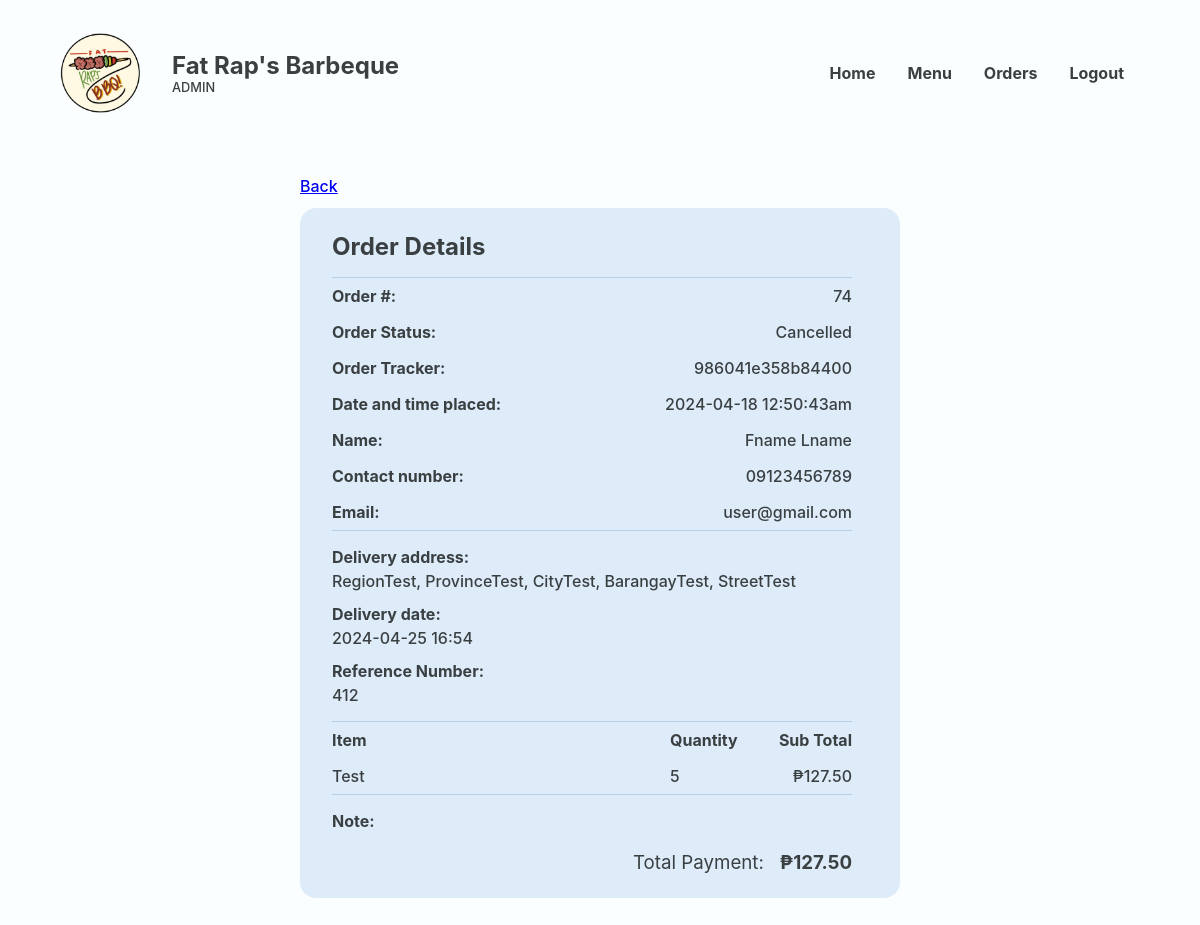
The page /Website/admin-order-details.php?PLACED_ORDER_ID=74 (signed in) on the database as committed earlier.
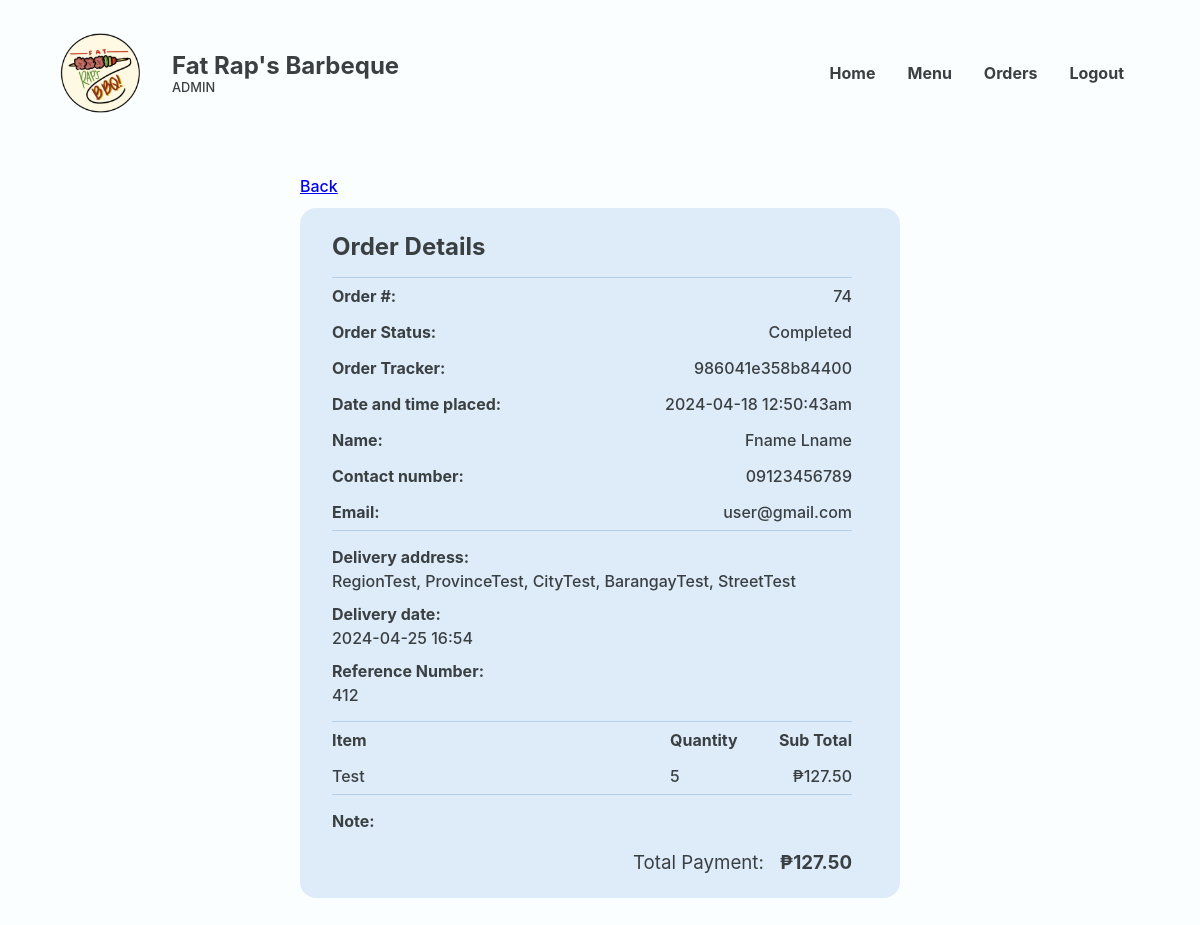
The same page on the database as committed later.
### tables this page shows
CREATE TABLE `placed_order` (
  `PLACED_ORDER_ID` int(18) UNSIGNED NOT NULL,
  `PRSN_ID` int(18) NOT NULL,
  `CUS_NAME` varchar(20) NOT NULL,
  `CUS_NUMBER` varchar(11) NOT NULL,
  `CUS_EMAIL` varchar(35) NOT NULL,
  `PLACED_ORDER_DATE` varchar(50) NOT NULL,
  `PLACED_ORDER_TOTAL` decimal(10,2) NOT NULL,
  `DELIVERY_ADDRESS` varchar(255) NOT NULL,
  `DELIVERY_DATE` varchar(50) NOT NULL,
  `PLACED_ORDER_STATUS` varchar(50) NOT NULL,
  `PLACED_ORDER_CONFIRMATION` varchar(50) NOT NULL,
  `PLACED_ORDER_TRACKER` varchar(16) NOT NULL,
  `PLACED_ORDER_NOTE` varchar(50) NOT NULL,
  `REFERENCE_NUMBER` varchar(50) NOT NULL,
  `GUEST_ORDER_IDENTIFIER` varchar(50) NOT NULL
);

CREATE TABLE `in_order` (
  `IN_ORDER_ID` int(18) UNSIGNED NOT NULL,
  `FOOD_ID` int(18) NOT NULL,
  `PRSN_ID` int(18) NOT NULL,
  `IN_ORDER_QUANTITY` int(11) NOT NULL,
  `IN_ORDER_TOTAL` decimal(10,2) NOT NULL,
  `IN_ORDER_STATUS` varchar(21) NOT NULL,
  `PLACED_ORDER_ID` int(18) UNSIGNED DEFAULT NULL,
  `GUEST_ORDER_IDENTIFIER` varchar(50) NOT NULL
);

CREATE TABLE `food` (
  `FOOD_ID` int(18) UNSIGNED NOT NULL,
  `CTGY_ID` int(18) NOT NULL,
  `FOOD_NAME` varchar(20) NOT NULL,
  `FOOD_PRICE` decimal(10,2) NOT NULL,
  `FOOD_DESC` varchar(50) NOT NULL,
  `FOOD_IMG` varchar(255) NOT NULL,
  `FOOD_STOCK` int(20) NOT NULL,
  `FOOD_ACTIVE` varchar(10) NOT NULL,
  `FOOD_TYPE` varchar(16) NOT NULL
);

### Website/admin-order-details.php (the view, shortened to what this page needs)
<?php
@include 'constants.php';
$PLACED_ORDER_ID = $_GET['PLACED_ORDER_ID'];
?>
<!DOCTYPE html>
<html lang="en">
<head>
    <link rel="stylesheet" href="header-styles.css">
    <link rel="stylesheet" href="admin-styles.css">
    <link href='https://unpkg.com/boxicons@2.1.4/css/boxicons.min.css' rel='stylesheet'>
</head>
<body>
    <header class="backend">
        <div class="header-container">
            <div class="website-title">
                <img id="logo" src="images/client-logo.png">
                <div class="text">
                    <h1>Fat Rap's Barbeque</h1>
                    <p>ADMIN</p>
                </div>
            </div>
            <ul class='menubar'>
                <li><a href="<?php echo SITEURL; ?>admin-home.php">Home</a></li>
                <li><a href="<?php echo SITEURL; ?>admin-edit-menu.php">Menu</a></li>
                <li><a href="<?php echo SITEURL; ?>admin-new-orders.php">Orders</a></li>
                <?php
                if (isset($_SESSION['prsn_id'])) {
                ?>
                    <li><a href="<?php echo SITEURL; ?>logout.php">Logout</a>
                    </li>
                <?php
                } else {
                ?>
                    <li><a href="<?php echo SITEURL; ?>login-page.php">Login</a></li>
                <?php
                }
                ?>
            </ul>
        </div>
    </header>
    <main>
        <section class="section" id="order-details">
            <div class="container">
                <div class="section-wrapper column">
                <a href="#" onclick="window.history.back();" class="back">Back</a>
                    <section class="block order-details">
                        <div class="scroll">
                            <h2>Order Details</h2>
                            <?php
                            $sql = "SELECT * FROM placed_order WHERE PLACED_ORDER_ID = '$PLACED_ORDER_ID'";
                            $res = mysqli_query($conn, $sql);
                            $count = mysqli_num_rows($res);
                            if ($count > 0) {
                                while ($row = mysqli_fetch_assoc($res)) {
                                    $PLACED_ORDER_ID = $row['PLACED_ORDER_ID'];
                                    $PRSN_ID = $row['PRSN_ID'];
                                    $CUS_NAME = $row['CUS_NAME'];
                                    $CUS_NUMBER = $row['CUS_NUMBER'];
                                    $CUS_EMAIL = $row['CUS_EMAIL'];
                                    $PLACED_ORDER_DATE = $row['PLACED_ORDER_DATE'];
                                    $DELIVERY_ADDRESS = $row['DELIVERY_ADDRESS'];
                                    $DELIVERY_DATE = $row['DELIVERY_DATE'];
                                    $PLACED_ORDER_STATUS = $row['PLACED_ORDER_STATUS'];
                                    $REFERENCE_NUMBER = $row['REFERENCE_NUMBER'];
                                    $PLACED_ORDER_TRACKER = $row['PLACED_ORDER_TRACKER'];
                            ?>
                                    <div>
                                        <table class="contact-info">
                                            <tr>
                                                <th>Order #:</th>
                                                <td><?php echo $PLACED_ORDER_ID ?></td>
                                            </tr>
                                            <tr>
                                                <th>Order Status:</th>
                                                <td><?php echo $PLACED_ORDER_STATUS ?></td>
                                            </tr>
                                            <tr>
                                                <th>Order Tracker:</th>
                                                <td><?php echo $PLACED_ORDER_TRACKER ?></td>
                                            </tr>
                                            <tr>
                                                <th>Date and time placed:</th>
                                                <td><?php echo $PLACED_ORDER_DATE ?></td>
                                            </tr>
                                            <tr>
                                                <th>Name:</th>
                                                <td><?php echo $CUS_NAME ?></td>
                                            </tr>
                                            <tr>
                                                <th>Contact number:</th>
                                                <td><?php echo $CUS_NUMBER ?></td>
                                            </tr>
                                            <tr>
                                                <th>Email:</th>
                                                <td><?php echo $CUS_EMAIL ?></td>
                                            </tr>
                                        </table>
                                    </div>
                                    <div class="delivery-grp">
                                        <div class="text-grp">
                                            <h3>Delivery address:</h3>
                                            <p><?php echo $DELIVERY_ADDRESS ?></p>
                                        </div>
                                        <div class="text-grp">
                                            <h3>Delivery date:</h3>
                                            <p><?php echo $DELIVERY_DATE ?></p>
                                        </div>
                                        <div class="text-grp">
                                            <h3>Reference Number:</h3>
                                            <p><?php echo $REFERENCE_NUMBER ?></p>
                                        </div>
                                    </div>
                                    <div>
                                        <table class="order">
                                            <thead>
                                                <tr>
                                                    <th class="item-col">Item</th>
                                                    <th>Quantity</th>
                                                    <th class="subtotal-col">Sub Total</th>
                                                </tr>
                                            </thead>
                                            <tbody>
                                                <?php
                                                $sql = "SELECT IN_ORDER_ID, FOOD_NAME, FOOD_PRICE, PRSN_ID, IN_ORDER_QUANTITY, IN_ORDER_TOTAL
        FROM food, in_order WHERE food.FOOD_ID = in_order.FOOD_ID AND IN_ORDER_STATUS != 'Delivered' AND PLACED_ORDER_ID = '$PLACED_ORDER_ID'";
                                                $res = mysqli_query($conn, $sql);
                                                $count = mysqli_num_rows($res);
                                                if ($count > 0) {
                                                    while ($row = mysqli_fetch_assoc($res)) {
                                                        if ($row['PRSN_ID'] == $PRSN_ID) {
                                                            $FOOD_NAME = $row['FOOD_NAME'];
                                                            $IN_ORDER_QUANTITY = $row['IN_ORDER_QUANTITY'];
                                                            $IN_ORDER_TOTAL = $row['IN_ORDER_TOTAL'];
                                                ?>
                                                            <tr>
                                                                <td class="item-col"><?php echo $FOOD_NAME ?></td>
                                                                <td><?php echo $IN_ORDER_QUANTITY ?></td>
                                                                <td class="subtotal-col">₱<?php echo $IN_ORDER_TOTAL ?></td>
                                                            </tr>
                                                <?php
                                                        }
                                                    }
                                                }
                                                $sql2 = "SELECT SUM(IN_ORDER_TOTAL) AS Total FROM  IN_ORDER WHERE PLACED_ORDER_ID = $PLACED_ORDER_ID";
                                                $res2 = mysqli_query($conn, $sql2);
                                                $row2 = mysqli_fetch_assoc($res2);
                                                $total = $row2['Total'];
                                                ?>
                                            </tbody>
                                        </table>
                                    </div>
                                    <div class="delivery-grp">
                                        <div class="text-grp">
                                            <h3>Note:</h3>
                                        </div>
                                    </div>
                                    <div class="payment">
                                        <h3>Total Payment:</h3>
                                        <h3>₱<?php echo $total ?></h3>
                                    </div>
                        </div>
                <?php
                                }
                            }
                ?>
                    </section>
                </div>
            </div>
        </section>
    </main>
</body>
</html>

### Website/header-styles.css (style rules this page uses)
*, *::before, *::after { margin: 0; padding: 0; box-sizing: border-box; font-family: inherit; }
:root { --bg:#F2FFE1; --primary:#f3d95c; --text:#3A001E; --text2: #FA3F1F; --input-bg:#F7F3DC; --eye-icon:#CEC699; --block: #4ADE5D; --block-p:#277B32; --block-h1: #0F4C17; --form-bg: #FFFDEF; --header-text: #3A001E; }
body { font-family: 'Inter', sans-serif; }
header, footer { width: 100%; display: flex; justify-content: center; align-items: center; }
header { height: 8rem; position: fixed; top: 0; z-index: 100; color: var(--header-text); background-color: var(--bg); }
header.backend { color: #3A3F42; background-color: #FBFEFF; }
.header-container, .footer-container { margin-inline: auto; margin-top: 2rem; margin-bottom: 0.9rem; width: 90%; max-width: 1200px; display: flex; justify-content: space-between; align-items: center; }
.website-title { display: flex; align-items: center; }
header img { width: 80px; position: relative; }
header .text { margin-left: 2rem; display: flex; flex-direction: column; gap: 0; }
header h1 { white-space: nowrap; font-size: 1.5rem; }
header .text p, footer .right-container p { font-size: 0.8rem; }
li > a { color: inherit; text-decoration: none; }
.menubar { display: flex; flex-direction: row; list-style-type: none; margin: 0; padding: 0; }
.menubar > li { font-weight: bold; margin: 0 1rem; overflow: hidden; }

### Website/admin-styles.css (style rules this page uses)
*, *::before, *::after { margin: 0; padding: 0; box-sizing: border-box; font-family: inherit; }
:root { --bg:#EDE9D0; --primary:#F5D636; --active-primary:#EDCB1C; --input-bg:#F7F3DC; --form-bg: #FFFDEF; --available:#A8D991; --available-text:#304D23; --fully-booked:#C13B24; --fully-booked-text:var(--text); --closed:#3B3B3B; --closed-text:#A9A9A9; --product-info-bg: #C13B24; --light-text: #FEFBEA; --text:#3A3F42; --light-blue: #DEECF9; --darker-row: #deecf94f; --sidemenu-blue: #6EA4E4; --sidemenu-blue-hover: #5790D5; --sidemenu-blue-text: #163860; --db-highlight-blue: #93CBFF; --gray: #878F94; --accept-green: #78D35A; --reject-red: #DA523B; }
html { color: var(--text); }
body { font-family: 'Inter', sans-serif; font-weight: 500; min-height: 100vh; color: #3A3F42; background-color: #FBFEFF; }
main { padding-top: 8rem; }
.section { width: 100%; display: flex; justify-content: center; align-items: center; }
.container { max-width: 1200px; width: 90%; margin: clamp(1rem, 5vw, 3rem) auto; margin-bottom: 5rem; }
.back { justify-content: space-between; }
.column { display: flex; flex-direction: column; }
table { background: white; border-radius: 1rem; border-collapse: collapse; width: 100%; }
td,th { text-align: left; text-wrap: nowrap; }
td { padding: 0.8rem; padding-left: 1rem; }
.block { background-color: var(--light-blue); border-radius: 1rem; padding: 1.5rem; }
.order-details { width: 40%; margin: 0 auto; padding-right: 0.5rem; }
.order-details .scroll { height: max-content; max-height: 70vh; display: flex; flex-direction: column; gap: 1rem; overflow: auto; overflow-x: hidden; padding-right: 1rem; }
a.back { width: 40%; margin: 0 auto; margin-bottom: 0.75rem; }
.order-details table { border-radius: 0; border-top: 1px solid #B4CFE8; border-bottom: 1px solid #B4CFE8; background-color: var(--light-blue); }
.order-details td, .order-details th { padding: 0.5rem 0; text-align: left; }
.order-details table.contact-info td { text-align: right; }
.order-details .delivery-grp { display: flex; flex-direction: column; gap: 0.8rem; }
.order-details .text-grp h3 { font-size: 1rem; margin-bottom: 4px; }
.order-details table .item-col { width: 65%; }
.order-details table .subtotal-col { text-align: right; }
.order-details .payment { display: flex; justify-content: flex-end; }
.order-details .payment h3:first-of-type { margin-right: 1rem; font-weight: normal; }
.section-wrapper { max-width: 600px; margin: 0 auto; }
.block { width: 100%; padding: 1.5rem 2rem; }
.layout section, a.back { width: 100%; }

Rows that differ between the two databases and show on the page:
changed placed_order "Fname Lname": PLACED_ORDER_STATUS "Cancelled" → "Completed"
